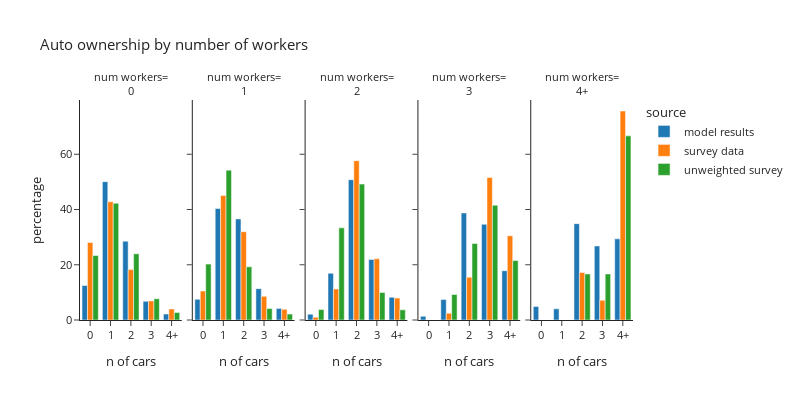

Notebook code cell kept with this figure:
### Code cell
plot_auto(hh_data,'num_workers_simple','number of workers','num workers')

### Figure 1 — Plotly figure (JSON) as saved in the notebook; plotly's stock layout.template omitted (floating-point values rounded to 4 significant figures)
{"data": [{"alignmentgroup": "True", "hovertemplate": "source=model results<br>num_workers_simple=0<br>auto_ownership_simple=%{x}<br>percentage=%{y}<extra></extra>", "legendgroup": "model results", "marker": {"color": "#1F77B4", "pattern": {"shape": ""}}, "name": "model results", "offsetgroup": "model results", "orientation": "v", "showlegend": true, "textposition": "auto", "type": "bar", "x": ["0", "1", "2", "3", "4+"], "xaxis": "x", "y": [12.49, 50.08, 28.54, 6.763, 2.137], "yaxis": "y"}, {"alignmentgroup": "True", "hovertemplate": "source=model results<br>num_workers_simple=1<br>auto_ownership_simple=%{x}<br>percentage=%{y}<extra></extra>", "legendgroup": "model results", "marker": {"color": "#1F77B4", "pattern": {"shape": ""}}, "name": "model results", "offsetgroup": "model results", "orientation": "v", "showlegend": false, "textposition": "auto", "type": "bar", "x": ["0", "1", "2", "3", "4+"], "xaxis": "x2", "y": [7.498, 40.34, 36.6, 11.35, 4.204], "yaxis": "y2"}, {"alignmentgroup": "True", "hovertemplate": "source=model results<br>num_workers_simple=2<br>auto_ownership_simple=%{x}<br>percentage=%{y}<extra></extra>", "legendgroup": "model results", "marker": {"color": "#1F77B4", "pattern": {"shape": ""}}, "name": "model results", "offsetgroup": "model results", "orientation": "v", "showlegend": false, "textposition": "auto", "type": "bar", "x": ["0", "1", "2", "3", "4+"], "xaxis": "x3", "y": [2.119, 16.93, 50.79, 21.94, 8.218], "yaxis": "y3"}, {"alignmentgroup": "True", "hovertemplate": "source=model results<br>num_workers_simple=3<br>auto_ownership_simple=%{x}<br>percentage=%{y}<extra></extra>", "legendgroup": "model results", "marker": {"color": "#1F77B4", "pattern": {"shape": ""}}, "name": "model results", "offsetgroup": "model results", "orientation": "v", "showlegend": false, "textposition": "auto", "type": "bar", "x": ["0", "1", "2", "3", "4+"], "xaxis": "x4", "y": [1.346, 7.384, 38.77, 34.64, 17.85], "yaxis": "y4"}, {"alignmentgroup": "True", "hovertemplate": "source=model results<br>num_workers_simple=4+<br>auto_ownership_simple=%{x}<br>percentage=%{y}<extra></extra>", "legendgroup": "model results", "marker": {"color": "#1F77B4", "pattern": {"shape": ""}}, "name": "model results", "offsetgroup": "model results", "orientation": "v", "showlegend": false, "textposition": "auto", "type": "bar", "x": ["0", "1", "2", "3", "4+"], "xaxis": "x5", "y": [4.911, 4.036, 34.89, 26.79, 29.37], "yaxis": "y5"}, {"alignmentgroup": "True", "hovertemplate": "source=survey data<br>num_workers_simple=0<br>auto_ownership_simple=%{x}<br>percentage=%{y}<extra></extra>", "legendgroup": "survey data", "marker": {"color": "#FF7F0E", "pattern": {"shape": ""}}, "name": "survey data", "offsetgroup": "survey data", "orientation": "v", "showlegend": true, "textposition": "auto", "type": "bar", "x": ["0", "1", "2", "3", "4+"], "xaxis": "x", "y": [28.04, 42.8, 18.25, 6.913, 3.995], "yaxis": "y"}, {"alignmentgroup": "True", "hovertemplate": "source=survey data<br>num_workers_simple=1<br>auto_ownership_simple=%{x}<br>percentage=%{y}<extra></extra>", "legendgroup": "survey data", "marker": {"color": "#FF7F0E", "pattern": {"shape": ""}}, "name": "survey data", "offsetgroup": "survey data", "orientation": "v", "showlegend": false, "textposition": "auto", "type": "bar", "x": ["0", "1", "2", "3", "4+"], "xaxis": "x2", "y": [10.48, 45.08, 31.97, 8.582, 3.877], "yaxis": "y2"}, {"alignmentgroup": "True", "hovertemplate": "source=survey data<br>num_workers_simple=2<br>auto_ownership_simple=%{x}<br>percentage=%{y}<extra></extra>", "legendgroup": "survey data", "marker": {"color": "#FF7F0E", "pattern": {"shape": ""}}, "name": "survey data", "offsetgroup": "survey data", "orientation": "v", "showlegend": false, "textposition": "auto", "type": "bar", "x": ["0", "1", "2", "3", "4+"], "xaxis": "x3", "y": [0.9718, 11.24, 57.67, 22.17, 7.946], "yaxis": "y3"}, {"alignmentgroup": "True", "hovertemplate": "source=survey data<br>num_workers_simple=3<br>auto_ownership_simple=%{x}<br>percentage=%{y}<extra></extra>", "legendgroup": "survey data", "marker": {"color": "#FF7F0E", "pattern": {"shape": ""}}, "name": "survey data", "offsetgroup": "survey data", "orientation": "v", "showlegend": false, "textposition": "auto", "type": "bar", "x": ["1", "2", "3", "4+"], "xaxis": "x4", "y": [2.422, 15.51, 51.56, 30.51], "yaxis": "y4"}, {"alignmentgroup": "True", "hovertemplate": "source=survey data<br>num_workers_simple=4+<br>auto_ownership_simple=%{x}<br>percentage=%{y}<extra></extra>", "legendgroup": "survey data", "marker": {"color": "#FF7F0E", "pattern": {"shape": ""}}, "name": "survey data", "offsetgroup": "survey data", "orientation": "v", "showlegend": false, "textposition": "auto", "type": "bar", "x": ["2", "3", "4+"], "xaxis": "x5", "y": [17.19, 7.152, 75.66], "yaxis": "y5"}, {"alignmentgroup": "True", "hovertemplate": "source=unweighted survey<br>num_workers_simple=0<br>auto_ownership_simple=%{x}<br>percentage=%{y}<extra></extra>", "legendgroup": "unweighted survey", "marker": {"color": "#2CA02C", "pattern": {"shape": ""}}, "name": "unweighted survey", "offsetgroup": "unweighted survey", "orientation": "v", "showlegend": true, "textposition": "auto", "type": "bar", "x": ["0", "1", "2", "3", "4+"], "xaxis": "x", "y": [23.36, 42.26, 23.96, 7.685, 2.73], "yaxis": "y"}, {"alignmentgroup": "True", "hovertemplate": "source=unweighted survey<br>num_workers_simple=1<br>auto_ownership_simple=%{x}<br>percentage=%{y}<extra></extra>", "legendgroup": "unweighted survey", "marker": {"color": "#2CA02C", "pattern": {"shape": ""}}, "name": "unweighted survey", "offsetgroup": "unweighted survey", "orientation": "v", "showlegend": false, "textposition": "auto", "type": "bar", "x": ["0", "1", "2", "3", "4+"], "xaxis": "x2", "y": [20.24, 54.24, 19.23, 4.148, 2.137], "yaxis": "y2"}, {"alignmentgroup": "True", "hovertemplate": "source=unweighted survey<br>num_workers_simple=2<br>auto_ownership_simple=%{x}<br>percentage=%{y}<extra></extra>", "legendgroup": "unweighted survey", "marker": {"color": "#2CA02C", "pattern": {"shape": ""}}, "name": "unweighted survey", "offsetgroup": "unweighted survey", "orientation": "v", "showlegend": false, "textposition": "auto", "type": "bar", "x": ["0", "1", "2", "3", "4+"], "xaxis": "x3", "y": [3.785, 33.37, 49.2, 9.96, 3.685], "yaxis": "y3"}, {"alignmentgroup": "True", "hovertemplate": "source=unweighted survey<br>num_workers_simple=3<br>auto_ownership_simple=%{x}<br>percentage=%{y}<extra></extra>", "legendgroup": "unweighted survey", "marker": {"color": "#2CA02C", "pattern": {"shape": ""}}, "name": "unweighted survey", "offsetgroup": "unweighted survey", "orientation": "v", "showlegend": false, "textposition": "auto", "type": "bar", "x": ["1", "2", "3", "4+"], "xaxis": "x4", "y": [9.231, 27.69, 41.54, 21.54], "yaxis": "y4"}, {"alignmentgroup": "True", "hovertemplate": "source=unweighted survey<br>num_workers_simple=4+<br>auto_ownership_simple=%{x}<br>percentage=%{y}<extra></extra>", "legendgroup": "unweighted survey", "marker": {"color": "#2CA02C", "pattern": {"shape": ""}}, "name": "unweighted survey", "offsetgroup": "unweighted survey", "orientation": "v", "showlegend": false, "textposition": "auto", "type": "bar", "x": ["2", "3", "4+"], "xaxis": "x5", "y": [16.67, 16.67, 66.67], "yaxis": "y5"}], "layout": {"annotations": [{"font": {}, "showarrow": false, "text": "num workers=<br>0", "x": 0.092, "xanchor": "center", "xref": "paper", "y": 1.0, "yanchor": "bottom", "yref": "paper"}, {"font": {}, "showarrow": false, "text": "num workers=<br>1", "x": 0.296, "xanchor": "center", "xref": "paper", "y": 1.0, "yanchor": "bottom", "yref": "paper"}, {"font": {}, "showarrow": false, "text": "num workers=<br>2", "x": 0.5, "xanchor": "center", "xref": "paper", "y": 1.0, "yanchor": "bottom", "yref": "paper"}, {"font": {}, "showarrow": false, "text": "num workers=<br>3", "x": 0.704, "xanchor": "center", "xref": "paper", "y": 1.0, "yanchor": "bottom", "yref": "paper"}, {"font": {}, "showarrow": false, "text": "num workers=<br>4+", "x": 0.908, "xanchor": "center", "xref": "paper", "y": 1.0, "yanchor": "bottom", "yref": "paper"}], "barmode": "group", "font": {"size": 11}, "height": 400, "legend": {"title": {"text": "source"}, "tracegroupgap": 0}, "title": {"text": "Auto ownership by number of workers"}, "width": 800, "xaxis": {"anchor": "y", "domain": [0.0, 0.184], "title": {"text": "n of cars"}}, "xaxis2": {"anchor": "y2", "domain": [0.204, 0.388], "matches": "x", "title": {"text": "n of cars"}}, "xaxis3": {"anchor": "y3", "domain": [0.408, 0.592], "matches": "x", "title": {"text": "n of cars"}}, "xaxis4": {"anchor": "y4", "domain": [0.612, 0.796], "matches": "x", "title": {"text": "n of cars"}}, "xaxis5": {"anchor": "y5", "domain": [0.816, 1.0], "matches": "x", "title": {"text": "n of cars"}}, "yaxis": {"anchor": "x", "domain": [0.0, 1.0], "title": {"text": "percentage"}}, "yaxis2": {"anchor": "x2", "domain": [0.0, 1.0], "matches": "y", "showticklabels": false}, "yaxis3": {"anchor": "x3", "domain": [0.0, 1.0], "matches": "y", "showticklabels": false}, "yaxis4": {"anchor": "x4", "domain": [0.0, 1.0], "matches": "y", "showticklabels": false}, "yaxis5": {"anchor": "x5", "domain": [0.0, 1.0], "matches": "y", "showticklabels": false}}}
